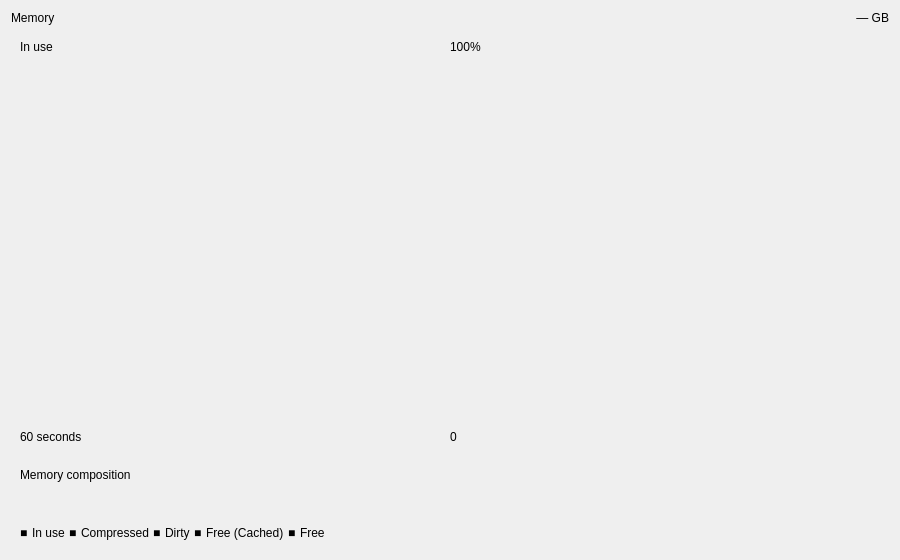
<?xml version="1.0" encoding="UTF-8"?>
<ui version="4.0">
 <class>MemoryDetailWidget</class>
 <widget class="QWidget" name="MemoryDetailWidget">
  <property name="geometry">
   <rect><x>0</x><y>0</y><width>900</width><height>560</height></rect>
  </property>
  <layout class="QVBoxLayout" name="verticalLayout">

   <!-- Header: title and total installed memory -->
   <item>
    <layout class="QHBoxLayout" name="headerLayout">
     <item>
      <widget class="QLabel" name="titleLabel">
       <property name="text"><string>Memory</string></property>
      </widget>
     </item>
     <item>
      <widget class="QLabel" name="totalLabel">
       <property name="text"><string>— GB</string></property>
       <property name="alignment"><set>Qt::AlignRight|Qt::AlignVCenter</set></property>
      </widget>
     </item>
    </layout>
   </item>

   <!-- Body: graph column + statistics -->
   <item>
    <layout class="QHBoxLayout" name="bodyLayout">
     <item>
      <layout class="QVBoxLayout" name="graphColumn">
       <item>
        <widget class="Perf::GraphCard" name="usageCard">
         <property name="sizePolicy">
          <sizepolicy hsizetype="Preferred" vsizetype="Expanding"><horstretch>0</horstretch><verstretch>1</verstretch></sizepolicy>
         </property>
         <layout class="QVBoxLayout" name="usageCardLayout">
          <item>
           <layout class="QHBoxLayout" name="usageHeaderLayout">
            <item>
             <widget class="QLabel" name="usageGraphLabel">
              <property name="text"><string>In use</string></property>
             </widget>
            </item>
            <item>
             <widget class="QLabel" name="usageGraphMaxLabel">
              <property name="text"><string notr="true">100%</string></property>
             </widget>
            </item>
           </layout>
          </item>
          <item>
           <widget class="Perf::GraphWidget" name="graphWidget" native="true">
            <property name="minimumHeight"><number>120</number></property>
            <property name="sizePolicy">
             <sizepolicy hsizetype="Expanding" vsizetype="Expanding"><horstretch>0</horstretch><verstretch>1</verstretch></sizepolicy>
            </property>
           </widget>
          </item>
          <item>
           <layout class="QHBoxLayout" name="timeAxisLayout">
            <item>
             <widget class="QLabel" name="timeLeftLabel">
              <property name="text"><string>60 seconds</string></property>
             </widget>
            </item>
            <item>
             <widget class="QLabel" name="timeRightLabel">
              <property name="text"><string>0</string></property>
             </widget>
            </item>
           </layout>
          </item>
         </layout>
        </widget>
       </item>
       <item>
        <widget class="Perf::GraphCard" name="compositionCard">
         <layout class="QVBoxLayout" name="compositionCardLayout">
          <item>
           <layout class="QHBoxLayout" name="compLegendLayout">
            <property name="spacing"><number>4</number></property>
            <item>
             <widget class="QLabel" name="compositionLabel">
              <property name="text"><string>Memory composition</string></property>
             </widget>
            </item>
           </layout>
          </item>
          <item>
           <widget class="Perf::MemoryBar" name="compositionBar" native="true">
            <property name="minimumSize"><size><width>0</width><height>32</height></size></property>
            <property name="maximumSize"><size><width>16777215</width><height>40</height></size></property>
           </widget>
          </item>
          <item>
           <layout class="QHBoxLayout" name="compLegendRowLayout">
            <property name="spacing"><number>4</number></property>
            <item><widget class="QLabel" name="legendUsedDot"><property name="text"><string>■</string></property></widget></item>
            <item><widget class="QLabel" name="legendUsedLabel"><property name="text"><string>In use</string></property></widget></item>
            <item><widget class="QLabel" name="legendCompressedDot"><property name="text"><string>■</string></property></widget></item>
            <item><widget class="QLabel" name="legendCompressedLabel"><property name="text"><string>Compressed</string></property></widget></item>
            <item><widget class="QLabel" name="legendDirtyDot"><property name="text"><string>■</string></property></widget></item>
            <item><widget class="QLabel" name="legendDirtyLabel"><property name="text"><string>Dirty</string></property></widget></item>
            <item><widget class="QLabel" name="legendCachedDot"><property name="text"><string>■</string></property></widget></item>
            <item><widget class="QLabel" name="legendCachedLabel"><property name="text"><string>Free (Cached)</string></property></widget></item>
            <item><widget class="QLabel" name="legendFreeDot"><property name="text"><string>■</string></property></widget></item>
            <item><widget class="QLabel" name="legendFreeLabel"><property name="text"><string>Free</string></property></widget></item>
            <item>
             <spacer name="compLegendSpacer">
              <property name="orientation"><enum>Qt::Horizontal</enum></property>
              <property name="sizeHint" stdset="0"><size><width>0</width><height>0</height></size></property>
             </spacer>
            </item>
           </layout>
          </item>
         </layout>
        </widget>
       </item>
      </layout>
     </item>
     <item>
      <!-- Labels are handed to the panel in display order by MemoryDetailWidget -->
      <widget class="Perf::StatsPanel" name="statsPanel">
       <widget class="QLabel" name="inUseLabel"><property name="text"><string>In use</string></property></widget>
       <widget class="QLabel" name="statInUseValue"><property name="text"><string>—</string></property></widget>
       <widget class="QLabel" name="availableLabel"><property name="text"><string>Available</string></property></widget>
       <widget class="QLabel" name="statAvailValue"><property name="text"><string>—</string></property></widget>
       <widget class="QLabel" name="cachedLabel"><property name="text"><string>Cached</string></property></widget>
       <widget class="QLabel" name="statCachedValue"><property name="text"><string>—</string></property></widget>
       <widget class="QLabel" name="freeLabel"><property name="text"><string>Free</string></property></widget>
       <widget class="QLabel" name="statFreeValue"><property name="text"><string>—</string></property></widget>
       <widget class="QLabel" name="dirtyLabel"><property name="text"><string>Dirty</string></property></widget>
       <widget class="QLabel" name="statDirtyValue"><property name="text"><string>—</string></property></widget>
       <widget class="QLabel" name="buffersLabel"><property name="text"><string>Buffers</string></property></widget>
       <widget class="QLabel" name="statBuffersValue"><property name="text"><string>—</string></property></widget>
       <widget class="QLabel" name="compressedLabel"><property name="text"><string>Compressed</string></property></widget>
       <widget class="QLabel" name="statCompressedValue"><property name="text"><string>—</string></property></widget>
       <widget class="QLabel" name="dimmSlotsLabel"><property name="text"><string>DIMM slots used</string></property></widget>
       <widget class="QLabel" name="statDimmSlotsValue"><property name="text"><string>—</string></property></widget>
       <widget class="QLabel" name="memorySpeedLabel"><property name="text"><string>Speed</string></property></widget>
       <widget class="QLabel" name="statMemSpeedValue"><property name="text"><string>—</string></property></widget>
      </widget>
     </item>
    </layout>
   </item>

  </layout>
 </widget>
 <customwidgets>
  <customwidget>
   <class>Perf::GraphWidget</class>
   <extends>QWidget</extends>
   <header>perf/graphwidget.h</header>
  </customwidget>
  <customwidget>
   <class>Perf::MemoryBar</class>
   <extends>QWidget</extends>
   <header>perf/memorybar.h</header>
  </customwidget>
  <customwidget>
   <class>Perf::GraphCard</class>
   <extends>QFrame</extends>
   <header>perf/graphcard.h</header>
   <container>1</container>
  </customwidget>
  <customwidget>
   <class>Perf::StatsPanel</class>
   <extends>QFrame</extends>
   <header>perf/statspanel.h</header>
   <container>1</container>
  </customwidget>
 </customwidgets>
 <resources/>
 <connections/>
</ui>
